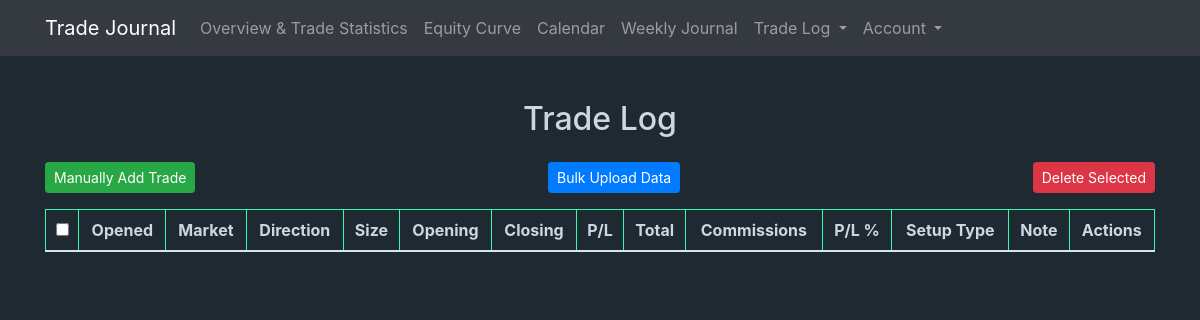
The app's page /closed_trades (signed in), older data.
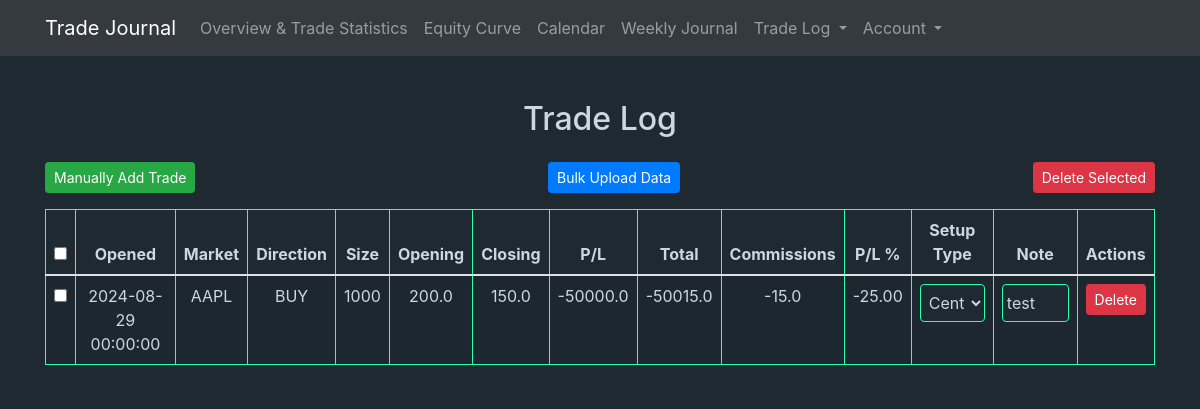
The same page, newer data.
### tables this page shows
CREATE TABLE "trades" (
"id" TEXT,
  "Closing_Ref" TEXT,
  "Closed" TEXT,
  "Opening_Ref" TEXT,
  "Opened" TEXT,
  "Market" TEXT,
  "Period" TEXT,
  "Direction" TEXT,
  "Size" INTEGER,
  "Opening" REAL,
  "Closing" REAL,
  "Trade_Ccy" TEXT,
  "PL" REAL,
  "Funding" REAL,
  "Borrowing" REAL,
  "Dividends" REAL,
  "LR_Prem" REAL,
  "Others" REAL,
  "Comm_Ccy" TEXT,
  "Comm" REAL,
  "Total" REAL,
  "setup_type" TEXT,
  "note" TEXT,
  "Commissions" TEXT,
  "P/L %" REAL,
  "user_id" INTEGER
);

### routes.py (the view)
@app.route('/closed_trades', methods=['GET'])
@login_required
def trade_log():
    conn = get_db_connection()
    trades_df = pd.read_sql_query("SELECT * FROM trades WHERE user_id = ?", conn, params=(current_user.id,))
    conn.close()
    trades_df['Comm'] = pd.to_numeric(trades_df['Comm'], errors='coerce').fillna(0.0)
    trades_df['Commissions'] = pd.to_numeric(trades_df['Commissions'], errors='coerce').fillna(0.0)
    trade_log_dict = trades_df.to_dict(orient='records')
    return render_template('trade_log.html', trade_log=trade_log_dict)

### app.py (called while the page is built)
@login_manager.user_loader
def load_user(user_id):
    return User.query.get(int(user_id))

### routes.py (called while the page is built)
def get_db_connection():
    conn = sqlite3.connect(DB_FILE_PATH, timeout=10)
    conn.row_factory = sqlite3.Row  # Set the row factory to sqlite3.Row
    return conn

### templates/trade_log.html (shortened to what this page needs)
<!DOCTYPE html>
<html lang="en">
<head>
    <link rel="stylesheet" href="https://maxcdn.bootstrapcdn.com/bootstrap/4.5.2/css/bootstrap.min.css">
    <link rel="stylesheet" href="https://code.jquery.com/ui/1.12.1/themes/base/jquery-ui.css">
</head>
<body>
    {% include 'navbar.html' %}
    <div class="container">
        <div class="trade-log-container">
            <div class="trade-log">
                <h2 class="text-center my-4">Trade Log</h2>
                <div class="mb-3 d-flex justify-content-between">
                    <button type="button" class="btn btn-success btn-sm" data-toggle="modal" data-target="#addTradeModal">Manually Add Trade</button>
                    <button type="button" class="btn btn-primary btn-sm" id="uploadNewDataButton">Bulk Upload Data</button>
                    <button type="button" class="btn btn-danger btn-sm" id="deleteSelectedButton">Delete Selected</button>
                </div>
                <form id="tradeLogForm" method="post" action="{{ url_for('bulk_delete') }}">
                    <table class="table table-striped table-bordered">
                        <thead>
                            <tr>
                                <th><input type="checkbox" id="select-all"></th>
                                <th onclick="sortTable(1)">Opened</th>
                                <th onclick="sortTable(2)">Market</th>
                                <th onclick="sortTable(3)">Direction</th>
                                <th onclick="sortTable(4)">Size</th>
                                <th onclick="sortTable(5)">Opening</th>
                                <th onclick="sortTable(6)">Closing</th>
                                <th onclick="sortTable(7)">P/L</th>
                                <th onclick="sortTable(8)">Total</th>
                                <th onclick="sortTable(9)">Commissions</th>
                                <th onclick="sortTable(10)">P/L %</th>
                                <th>Setup Type</th>
                                <th>Note</th>
                                <th>Actions</th>
                            </tr>
                        </thead>
                        <tbody>
                            {% for trade in trade_log %}
                            <tr data-index="{{ loop.index0 }}">
                                <td><input type="checkbox" class="trade-checkbox" name="selected_trades" value="{{ trade.id }}"></td>
                                <td>{{ trade.Opened }}</td>
                                <td>{{ trade.Market }}</td>
                                <td>{{ trade.Direction }}</td>
                                <td>{{ trade.Size }}</td>
                                <td>{{ trade.Opening }}</td>
                                <td>{{ trade.Closing }}</td>
                                <td>{{ '%.1f' % trade['PL'] }}</td>
                                <td>{{ trade.Total }}</td>
                                <td>{{ '%.1f' % (trade.Comm if trade.Comm != 0 else trade.Commissions) }}</td>
                                <td>{{ '%.2f' % trade['P/L %'] }}</td>
                                <td>
                                    <select name="setup_type" class="form-control" onchange="autoSave(this, '{{ trade.id }}')">
                                        <option value="Century Play" {% if trade.setup_type == "Century Play" %}selected{% endif %}>Century Play</option>
                                    </select>
                                </td>
                                <td><input type="text" name="note" value="{{ trade.note }}" class="form-control" maxlength="100" onchange="autoSave(this, '{{ trade.id }}')"></td>
                                <td>
                                    <button type="button" class="btn btn-danger btn-sm" onclick="confirmDelete('{{ trade.id }}')">Delete</button>
                                </td>
                            </tr>
                            {% endfor %}
                        </tbody>
                    </table>
                </form>
            </div>
        </div>
    </div>
</body>
</html>

### templates/navbar.html (shortened to what this page needs)
<nav class="navbar navbar-expand-lg navbar-dark bg-dark">
    <div class="container">
        <a class="navbar-brand" href="#">Trade Journal</a>
        <div class="collapse navbar-collapse" id="navbarNav">
            <ul class="navbar-nav mr-auto">
                <li class="nav-item">
                    <a class="nav-link" href="overview?filter=all">Overview & Trade Statistics</a>
                </li>
                <li class="nav-item">
                    <a class="nav-link" href="equity_curve?filter=all">Equity Curve</a>
                </li>
                <li class="nav-item">
                    <a class="nav-link" href="calendar">Calendar</a>
                </li>
                <li class="nav-item">
                    <a class="nav-link" href="weekly_journal">Weekly Journal</a>
                </li>
                <li class="nav-item dropdown">
                    <a class="nav-link dropdown-toggle" href="#" id="tradeLogDropdown" role="button" data-toggle="dropdown" aria-haspopup="true" aria-expanded="false">
                        Trade Log
                    </a>
                </li>
                <li class="nav-item dropdown">
                    <a class="nav-link dropdown-toggle" href="#" id="navbarDropdown" role="button" data-toggle="dropdown" aria-haspopup="true" aria-expanded="false">
                        Account
                    </a>
                </li>
            </ul>
        </div>
    </div>
</nav>

### templates/trade_log.html (style rules this page uses)
body { background-color: #1f2932; color: #2effab; }
.trade-log-container { display: flex; justify-content: center; margin-top: 20px; }
.trade-log { background-color: #1f2932; color: #ced7e0; width: 100%; max-width: 1200px; text-align: center; }
.trade-log table { color: #ced7e0; width: 100%; }
.trade-log th, .trade-log td { border: 1px solid #2effab; padding: 8px; }
.trade-log th { background-color: #1f2932; cursor: pointer; }
.trade-log select, .trade-log input[type="text"], .trade-log input[type="number"] { width: 100%; padding: 4px; box-sizing: border-box; background-color: #1f2932; border: 1px solid #2effab; color: #ced7e0; }

Row changes from the older to the newer data that the page shows:
now on this page (row edited): trades: Opened "2024-08-29 00:00:00", Market "AAPL", Direction "BUY", Size "1000", Opening "200.0", Closing "150.0", PL "-50000.0", Total "-50015.0", Commissions "-15.0", value "-25.00", setup_type "Century Play", note "test"
